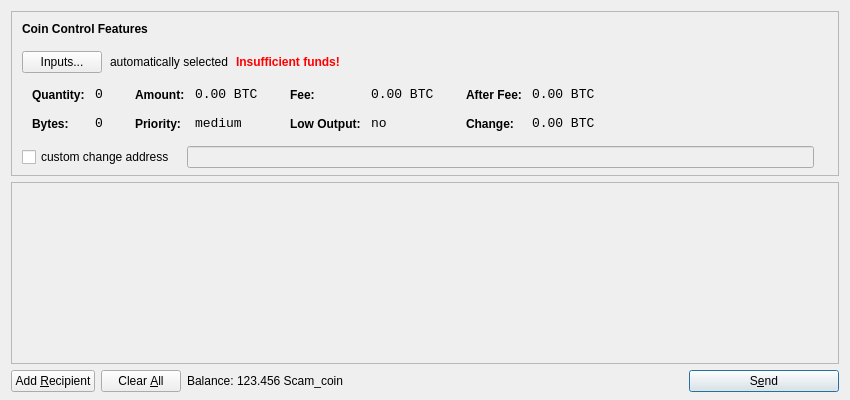
<?xml version="1.0" encoding="UTF-8"?>
<ui version="4.0">
 <class>SendCoinsDialog</class>
 <widget class="QDialog" name="SendCoinsDialog">
  <property name="geometry">
   <rect>
    <x>0</x>
    <y>0</y>
    <width>850</width>
    <height>400</height>
   </rect>
  </property>
  <property name="windowTitle">
   <string>Send Coins</string>
  </property>
  <layout class="QVBoxLayout" name="verticalLayout" stretch="0,1,0">
   <property name="bottomMargin">
    <number>8</number>
   </property>
   <item>
    <widget class="QFrame" name="frameCoinControl">
     <property name="sizePolicy">
      <sizepolicy hsizetype="Expanding" vsizetype="Expanding">
       <horstretch>0</horstretch>
       <verstretch>0</verstretch>
      </sizepolicy>
     </property>
     <property name="maximumSize">
      <size>
       <width>16777215</width>
       <height>16777215</height>
      </size>
     </property>
     <property name="frameShape">
      <enum>QFrame::StyledPanel</enum>
     </property>
     <property name="frameShadow">
      <enum>QFrame::Sunken</enum>
     </property>
     <layout class="QVBoxLayout" name="verticalLayoutCoinControl2">
      <property name="spacing">
       <number>-1</number>
      </property>
      <property name="leftMargin">
       <number>0</number>
      </property>
      <property name="topMargin">
       <number>0</number>
      </property>
      <property name="rightMargin">
       <number>0</number>
      </property>
      <property name="bottomMargin">
       <number>6</number>
      </property>
      <item>
       <layout class="QVBoxLayout" name="verticalLayoutCoinControl" stretch="0,0,0,0,1">
        <property name="spacing">
         <number>0</number>
        </property>
        <property name="leftMargin">
         <number>10</number>
        </property>
        <property name="topMargin">
         <number>10</number>
        </property>
        <item>
         <layout class="QHBoxLayout" name="horizontalLayoutCoinControl1">
          <property name="bottomMargin">
           <number>15</number>
          </property>
          <item>
           <widget class="QLabel" name="labelCoinControlFeatures">
            <property name="sizePolicy">
             <sizepolicy hsizetype="Preferred" vsizetype="Maximum">
              <horstretch>0</horstretch>
              <verstretch>0</verstretch>
             </sizepolicy>
            </property>
            <property name="font">
             <font>
              <weight>75</weight>
              <bold>true</bold>
             </font>
            </property>
            <property name="styleSheet">
             <string notr="true">font-weight:bold;</string>
            </property>
            <property name="text">
             <string>Coin Control Features</string>
            </property>
           </widget>
          </item>
         </layout>
        </item>
        <item>
         <layout class="QHBoxLayout" name="horizontalLayoutCoinControl2" stretch="0,0,0,0">
          <property name="spacing">
           <number>8</number>
          </property>
          <property name="bottomMargin">
           <number>10</number>
          </property>
          <item>
           <widget class="QPushButton" name="pushButtonCoinControl">
            <property name="styleSheet">
             <string notr="true"/>
            </property>
            <property name="text">
             <string>Inputs...</string>
            </property>
           </widget>
          </item>
          <item>
           <widget class="QLabel" name="labelCoinControlAutomaticallySelected">
            <property name="text">
             <string>automatically selected</string>
            </property>
            <property name="margin">
             <number>5</number>
            </property>
           </widget>
          </item>
          <item>
           <widget class="QLabel" name="labelCoinControlInsuffFunds">
            <property name="font">
             <font>
              <weight>75</weight>
              <bold>true</bold>
             </font>
            </property>
            <property name="styleSheet">
             <string notr="true">color:red;font-weight:bold;</string>
            </property>
            <property name="text">
             <string>Insufficient funds!</string>
            </property>
            <property name="margin">
             <number>5</number>
            </property>
           </widget>
          </item>
          <item>
           <spacer name="horizontalSpacerCoinControl">
            <property name="orientation">
             <enum>Qt::Horizontal</enum>
            </property>
            <property name="sizeHint" stdset="0">
             <size>
              <width>40</width>
              <height>1</height>
             </size>
            </property>
           </spacer>
          </item>
         </layout>
        </item>
        <item>
         <widget class="QWidget" name="widgetCoinControl" native="true">
          <property name="sizePolicy">
           <sizepolicy hsizetype="Preferred" vsizetype="Preferred">
            <horstretch>0</horstretch>
            <verstretch>0</verstretch>
           </sizepolicy>
          </property>
          <property name="minimumSize">
           <size>
            <width>0</width>
            <height>0</height>
           </size>
          </property>
          <property name="styleSheet">
           <string notr="true"/>
          </property>
          <layout class="QHBoxLayout" name="horizontalLayoutCoinControl5">
           <property name="margin">
            <number>0</number>
           </property>
           <item>
            <layout class="QHBoxLayout" name="horizontalLayoutCoinControl3" stretch="0,0,0,1">
             <property name="spacing">
              <number>20</number>
             </property>
             <property name="topMargin">
              <number>0</number>
             </property>
             <property name="bottomMargin">
              <number>10</number>
             </property>
             <item>
              <layout class="QFormLayout" name="formLayoutCoinControl1">
               <property name="horizontalSpacing">
                <number>10</number>
               </property>
               <property name="verticalSpacing">
                <number>14</number>
               </property>
               <property name="leftMargin">
                <number>10</number>
               </property>
               <property name="topMargin">
                <number>4</number>
               </property>
               <property name="rightMargin">
                <number>6</number>
               </property>
               <item row="0" column="0">
                <widget class="QLabel" name="labelCoinControlQuantityText">
                 <property name="styleSheet">
                  <string notr="true">font-weight:bold;</string>
                 </property>
                 <property name="text">
                  <string>Quantity:</string>
                 </property>
                 <property name="margin">
                  <number>0</number>
                 </property>
                </widget>
               </item>
               <item row="0" column="1">
                <widget class="QLabel" name="labelCoinControlQuantity">
                 <property name="font">
                  <font>
                   <family>Monospace</family>
                   <pointsize>10</pointsize>
                  </font>
                 </property>
                 <property name="cursor">
                  <cursorShape>IBeamCursor</cursorShape>
                 </property>
                 <property name="contextMenuPolicy">
                  <enum>Qt::ActionsContextMenu</enum>
                 </property>
                 <property name="text">
                  <string notr="true">0</string>
                 </property>
                 <property name="margin">
                  <number>0</number>
                 </property>
                 <property name="textInteractionFlags">
                  <set>Qt::LinksAccessibleByMouse|Qt::TextSelectableByKeyboard|Qt::TextSelectableByMouse</set>
                 </property>
                </widget>
               </item>
               <item row="1" column="0">
                <widget class="QLabel" name="labelCoinControlBytesText">
                 <property name="styleSheet">
                  <string notr="true">font-weight:bold;</string>
                 </property>
                 <property name="text">
                  <string>Bytes:</string>
                 </property>
                </widget>
               </item>
               <item row="1" column="1">
                <widget class="QLabel" name="labelCoinControlBytes">
                 <property name="font">
                  <font>
                   <family>Monospace</family>
                   <pointsize>10</pointsize>
                  </font>
                 </property>
                 <property name="cursor">
                  <cursorShape>IBeamCursor</cursorShape>
                 </property>
                 <property name="contextMenuPolicy">
                  <enum>Qt::ActionsContextMenu</enum>
                 </property>
                 <property name="text">
                  <string notr="true">0</string>
                 </property>
                 <property name="textInteractionFlags">
                  <set>Qt::LinksAccessibleByMouse|Qt::TextSelectableByKeyboard|Qt::TextSelectableByMouse</set>
                 </property>
                </widget>
               </item>
              </layout>
             </item>
             <item>
              <layout class="QFormLayout" name="formLayoutCoinControl2">
               <property name="horizontalSpacing">
                <number>10</number>
               </property>
               <property name="verticalSpacing">
                <number>14</number>
               </property>
               <property name="leftMargin">
                <number>6</number>
               </property>
               <property name="topMargin">
                <number>4</number>
               </property>
               <property name="rightMargin">
                <number>6</number>
               </property>
               <item row="0" column="0">
                <widget class="QLabel" name="labelCoinControlAmountText">
                 <property name="styleSheet">
                  <string notr="true">font-weight:bold;</string>
                 </property>
                 <property name="text">
                  <string>Amount:</string>
                 </property>
                 <property name="margin">
                  <number>0</number>
                 </property>
                </widget>
               </item>
               <item row="0" column="1">
                <widget class="QLabel" name="labelCoinControlAmount">
                 <property name="font">
                  <font>
                   <family>Monospace</family>
                   <pointsize>10</pointsize>
                  </font>
                 </property>
                 <property name="cursor">
                  <cursorShape>IBeamCursor</cursorShape>
                 </property>
                 <property name="contextMenuPolicy">
                  <enum>Qt::ActionsContextMenu</enum>
                 </property>
                 <property name="text">
                  <string notr="true">0.00 BTC</string>
                 </property>
                 <property name="textInteractionFlags">
                  <set>Qt::LinksAccessibleByMouse|Qt::TextSelectableByKeyboard|Qt::TextSelectableByMouse</set>
                 </property>
                </widget>
               </item>
               <item row="1" column="0">
                <widget class="QLabel" name="labelCoinControlPriorityText">
                 <property name="styleSheet">
                  <string notr="true">font-weight:bold;</string>
                 </property>
                 <property name="text">
                  <string>Priority:</string>
                 </property>
                </widget>
               </item>
               <item row="1" column="1">
                <widget class="QLabel" name="labelCoinControlPriority">
                 <property name="font">
                  <font>
                   <family>Monospace</family>
                   <pointsize>10</pointsize>
                  </font>
                 </property>
                 <property name="cursor">
                  <cursorShape>IBeamCursor</cursorShape>
                 </property>
                 <property name="contextMenuPolicy">
                  <enum>Qt::ActionsContextMenu</enum>
                 </property>
                 <property name="text">
                  <string>medium</string>
                 </property>
                 <property name="textInteractionFlags">
                  <set>Qt::LinksAccessibleByMouse|Qt::TextSelectableByKeyboard|Qt::TextSelectableByMouse</set>
                 </property>
                </widget>
               </item>
              </layout>
             </item>
             <item>
              <layout class="QFormLayout" name="formLayoutCoinControl3">
               <property name="horizontalSpacing">
                <number>10</number>
               </property>
               <property name="verticalSpacing">
                <number>14</number>
               </property>
               <property name="leftMargin">
                <number>6</number>
               </property>
               <property name="topMargin">
                <number>4</number>
               </property>
               <property name="rightMargin">
                <number>6</number>
               </property>
               <item row="0" column="0">
                <widget class="QLabel" name="labelCoinControlFeeText">
                 <property name="styleSheet">
                  <string notr="true">font-weight:bold;</string>
                 </property>
                 <property name="text">
                  <string>Fee:</string>
                 </property>
                 <property name="margin">
                  <number>0</number>
                 </property>
                </widget>
               </item>
               <item row="0" column="1">
                <widget class="QLabel" name="labelCoinControlFee">
                 <property name="font">
                  <font>
                   <family>Monospace</family>
                   <pointsize>10</pointsize>
                  </font>
                 </property>
                 <property name="cursor">
                  <cursorShape>IBeamCursor</cursorShape>
                 </property>
                 <property name="contextMenuPolicy">
                  <enum>Qt::ActionsContextMenu</enum>
                 </property>
                 <property name="text">
                  <string notr="true">0.00 BTC</string>
                 </property>
                 <property name="textInteractionFlags">
                  <set>Qt::LinksAccessibleByMouse|Qt::TextSelectableByKeyboard|Qt::TextSelectableByMouse</set>
                 </property>
                </widget>
               </item>
               <item row="1" column="0">
                <widget class="QLabel" name="labelCoinControlLowOutputText">
                 <property name="styleSheet">
                  <string notr="true">font-weight:bold;</string>
                 </property>
                 <property name="text">
                  <string>Low Output:</string>
                 </property>
                </widget>
               </item>
               <item row="1" column="1">
                <widget class="QLabel" name="labelCoinControlLowOutput">
                 <property name="font">
                  <font>
                   <family>Monospace</family>
                   <pointsize>10</pointsize>
                  </font>
                 </property>
                 <property name="cursor">
                  <cursorShape>IBeamCursor</cursorShape>
                 </property>
                 <property name="contextMenuPolicy">
                  <enum>Qt::ActionsContextMenu</enum>
                 </property>
                 <property name="text">
                  <string>no</string>
                 </property>
                 <property name="textInteractionFlags">
                  <set>Qt::LinksAccessibleByMouse|Qt::TextSelectableByKeyboard|Qt::TextSelectableByMouse</set>
                 </property>
                </widget>
               </item>
              </layout>
             </item>
             <item>
              <layout class="QFormLayout" name="formLayoutCoinControl4">
               <property name="horizontalSpacing">
                <number>10</number>
               </property>
               <property name="verticalSpacing">
                <number>14</number>
               </property>
               <property name="leftMargin">
                <number>6</number>
               </property>
               <property name="topMargin">
                <number>4</number>
               </property>
               <property name="rightMargin">
                <number>6</number>
               </property>
               <item row="0" column="0">
                <widget class="QLabel" name="labelCoinControlAfterFeeText">
                 <property name="styleSheet">
                  <string notr="true">font-weight:bold;</string>
                 </property>
                 <property name="text">
                  <string>After Fee:</string>
                 </property>
                 <property name="margin">
                  <number>0</number>
                 </property>
                </widget>
               </item>
               <item row="0" column="1">
                <widget class="QLabel" name="labelCoinControlAfterFee">
                 <property name="font">
                  <font>
                   <family>Monospace</family>
                   <pointsize>10</pointsize>
                  </font>
                 </property>
                 <property name="cursor">
                  <cursorShape>IBeamCursor</cursorShape>
                 </property>
                 <property name="contextMenuPolicy">
                  <enum>Qt::ActionsContextMenu</enum>
                 </property>
                 <property name="text">
                  <string notr="true">0.00 BTC</string>
                 </property>
                 <property name="textInteractionFlags">
                  <set>Qt::LinksAccessibleByMouse|Qt::TextSelectableByKeyboard|Qt::TextSelectableByMouse</set>
                 </property>
                </widget>
               </item>
               <item row="1" column="0">
                <widget class="QLabel" name="labelCoinControlChangeText">
                 <property name="styleSheet">
                  <string notr="true">font-weight:bold;</string>
                 </property>
                 <property name="text">
                  <string>Change:</string>
                 </property>
                </widget>
               </item>
               <item row="1" column="1">
                <widget class="QLabel" name="labelCoinControlChange">
                 <property name="font">
                  <font>
                   <family>Monospace</family>
                   <pointsize>10</pointsize>
                  </font>
                 </property>
                 <property name="cursor">
                  <cursorShape>IBeamCursor</cursorShape>
                 </property>
                 <property name="contextMenuPolicy">
                  <enum>Qt::ActionsContextMenu</enum>
                 </property>
                 <property name="text">
                  <string notr="true">0.00 BTC</string>
                 </property>
                 <property name="textInteractionFlags">
                  <set>Qt::LinksAccessibleByMouse|Qt::TextSelectableByKeyboard|Qt::TextSelectableByMouse</set>
                 </property>
                </widget>
               </item>
              </layout>
             </item>
            </layout>
           </item>
          </layout>
         </widget>
        </item>
        <item>
         <layout class="QHBoxLayout" name="horizontalLayoutCoinControl4" stretch="0,0,0">
          <property name="spacing">
           <number>12</number>
          </property>
          <property name="sizeConstraint">
           <enum>QLayout::SetDefaultConstraint</enum>
          </property>
          <property name="topMargin">
           <number>5</number>
          </property>
          <property name="rightMargin">
           <number>5</number>
          </property>
          <item>
           <widget class="QCheckBox" name="checkBoxCoinControlChange">
            <property name="text">
             <string>custom change address</string>
            </property>
           </widget>
          </item>
          <item>
           <widget class="QLineEdit" name="lineEditCoinControlChange">
            <property name="enabled">
             <bool>false</bool>
            </property>
            <property name="sizePolicy">
             <sizepolicy hsizetype="Expanding" vsizetype="Fixed">
              <horstretch>0</horstretch>
              <verstretch>0</verstretch>
             </sizepolicy>
            </property>
           </widget>
          </item>
          <item>
           <widget class="QLabel" name="labelCoinControlChangeLabel">
            <property name="sizePolicy">
             <sizepolicy hsizetype="Preferred" vsizetype="Expanding">
              <horstretch>0</horstretch>
              <verstretch>0</verstretch>
             </sizepolicy>
            </property>
            <property name="minimumSize">
             <size>
              <width>0</width>
              <height>0</height>
             </size>
            </property>
            <property name="text">
             <string/>
            </property>
            <property name="margin">
             <number>3</number>
            </property>
           </widget>
          </item>
         </layout>
        </item>
        <item>
         <spacer name="verticalSpacerCoinControl">
          <property name="orientation">
           <enum>Qt::Vertical</enum>
          </property>
          <property name="sizeHint" stdset="0">
           <size>
            <width>800</width>
            <height>1</height>
           </size>
          </property>
         </spacer>
        </item>
       </layout>
      </item>
     </layout>
    </widget>
   </item>
   <item>
    <widget class="QScrollArea" name="scrollArea">
     <property name="widgetResizable">
      <bool>true</bool>
     </property>
     <widget class="QWidget" name="scrollAreaWidgetContents">
      <property name="geometry">
       <rect>
        <x>0</x>
        <y>0</y>
        <width>830</width>
        <height>165</height>
       </rect>
      </property>
      <layout class="QVBoxLayout" name="verticalLayout_2">
       <property name="margin">
        <number>0</number>
       </property>
       <item>
        <layout class="QVBoxLayout" name="entries">
         <property name="spacing">
          <number>6</number>
         </property>
        </layout>
       </item>
       <item>
        <spacer name="verticalSpacer">
         <property name="orientation">
          <enum>Qt::Vertical</enum>
         </property>
         <property name="sizeHint" stdset="0">
          <size>
           <width>20</width>
           <height>40</height>
          </size>
         </property>
        </spacer>
       </item>
      </layout>
     </widget>
    </widget>
   </item>
   <item>
    <layout class="QHBoxLayout" name="horizontalLayout">
     <item>
      <widget class="QPushButton" name="addButton">
       <property name="toolTip">
        <string>Send to multiple recipients at once</string>
       </property>
       <property name="text">
        <string>Add &amp;Recipient</string>
       </property>
       <property name="icon">
        <iconset resource="../bitcoin.qrc">
         <normaloff>:/icons/add</normaloff>:/icons/add</iconset>
       </property>
       <property name="autoDefault">
        <bool>false</bool>
       </property>
      </widget>
     </item>
     <item>
      <widget class="QPushButton" name="clearButton">
       <property name="sizePolicy">
        <sizepolicy hsizetype="Minimum" vsizetype="Fixed">
         <horstretch>0</horstretch>
         <verstretch>0</verstretch>
        </sizepolicy>
       </property>
       <property name="toolTip">
        <string>Remove all transaction fields</string>
       </property>
       <property name="text">
        <string>Clear &amp;All</string>
       </property>
       <property name="icon">
        <iconset resource="../bitcoin.qrc">
         <normaloff>:/icons/remove</normaloff>:/icons/remove</iconset>
       </property>
       <property name="autoRepeatDelay">
        <number>300</number>
       </property>
       <property name="autoDefault">
        <bool>false</bool>
       </property>
      </widget>
     </item>
     <item>
      <layout class="QHBoxLayout" name="horizontalLayout_2">
       <property name="spacing">
        <number>3</number>
       </property>
       <item>
        <widget class="QLabel" name="label">
         <property name="text">
          <string>Balance:</string>
         </property>
        </widget>
       </item>
       <item>
        <widget class="QLabel" name="labelBalance">
         <property name="cursor">
          <cursorShape>IBeamCursor</cursorShape>
         </property>
         <property name="text">
          <string>123.456 Scam_coin</string>
         </property>
         <property name="textInteractionFlags">
          <set>Qt::LinksAccessibleByMouse|Qt::TextSelectableByKeyboard|Qt::TextSelectableByMouse</set>
         </property>
        </widget>
       </item>
      </layout>
     </item>
     <item>
      <spacer name="horizontalSpacer">
       <property name="orientation">
        <enum>Qt::Horizontal</enum>
       </property>
       <property name="sizeHint" stdset="0">
        <size>
         <width>40</width>
         <height>20</height>
        </size>
       </property>
      </spacer>
     </item>
     <item>
      <widget class="QPushButton" name="sendButton">
       <property name="minimumSize">
        <size>
         <width>150</width>
         <height>0</height>
        </size>
       </property>
       <property name="toolTip">
        <string>Confirm the send action</string>
       </property>
       <property name="text">
        <string>S&amp;end</string>
       </property>
       <property name="icon">
        <iconset resource="../bitcoin.qrc">
         <normaloff>:/icons/send</normaloff>:/icons/send</iconset>
       </property>
       <property name="default">
        <bool>true</bool>
       </property>
      </widget>
     </item>
    </layout>
   </item>
  </layout>
 </widget>
 <resources>
  <include location="../bitcoin.qrc"/>
 </resources>
 <connections/>
</ui>
